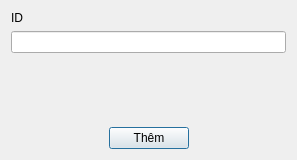
<?xml version="1.0" encoding="UTF-8"?>
<ui version="4.0">
 <class>AddUserDialog</class>
 <widget class="QDialog" name="AddUserDialog">
  <property name="geometry">
   <rect>
    <x>0</x>
    <y>0</y>
    <width>297</width>
    <height>160</height>
   </rect>
  </property>
  <property name="windowTitle">
   <string>Thêm user</string>
  </property>
  <layout class="QGridLayout" name="gridLayout_2">
   <item row="3" column="0">
    <spacer name="verticalSpacer">
     <property name="orientation">
      <enum>Qt::Vertical</enum>
     </property>
     <property name="sizeHint" stdset="0">
      <size>
       <width>20</width>
       <height>40</height>
      </size>
     </property>
    </spacer>
   </item>
   <item row="0" column="0">
    <widget class="QLabel" name="label">
     <property name="text">
      <string>ID</string>
     </property>
    </widget>
   </item>
   <item row="1" column="0">
    <widget class="QLineEdit" name="txtUser"/>
   </item>
   <item row="4" column="0">
    <layout class="QHBoxLayout" name="horizontalLayout">
     <item>
      <spacer name="horizontalSpacer">
       <property name="orientation">
        <enum>Qt::Horizontal</enum>
       </property>
       <property name="sizeHint" stdset="0">
        <size>
         <width>40</width>
         <height>20</height>
        </size>
       </property>
      </spacer>
     </item>
     <item>
      <widget class="QPushButton" name="btnAdd">
       <property name="text">
        <string>Thêm</string>
       </property>
      </widget>
     </item>
     <item>
      <spacer name="horizontalSpacer_2">
       <property name="orientation">
        <enum>Qt::Horizontal</enum>
       </property>
       <property name="sizeHint" stdset="0">
        <size>
         <width>40</width>
         <height>20</height>
        </size>
       </property>
      </spacer>
     </item>
    </layout>
   </item>
   <item row="2" column="0">
    <widget class="QLabel" name="lblError">
     <property name="styleSheet">
      <string notr="true">color:red;</string>
     </property>
     <property name="text">
      <string/>
     </property>
    </widget>
   </item>
  </layout>
 </widget>
 <resources/>
 <connections/>
</ui>
